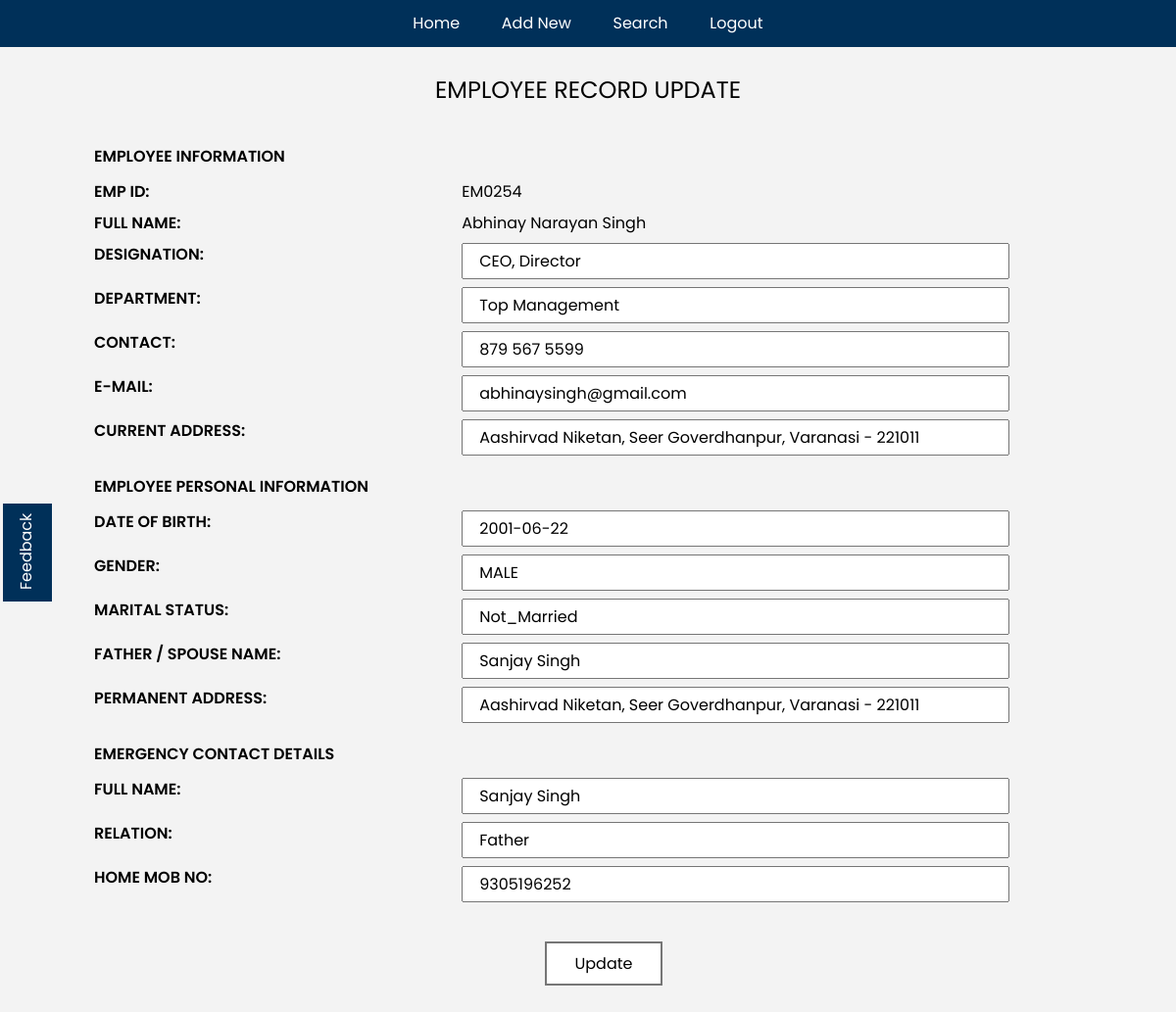
The page /pages/update.php?id=18 (signed in) on the database its author committed.
### tables this page shows
CREATE TABLE `archive` (
  `ID` int(11) NOT NULL,
  `empId` varchar(255) NOT NULL,
  `empName` varchar(255) NOT NULL,
  `designation` varchar(255) NOT NULL,
  `department` varchar(255) NOT NULL,
  `contact` varchar(255) NOT NULL,
  `eMail` varchar(255) NOT NULL,
  `currentAddress` varchar(255) NOT NULL,
  `dateOfBirth` date NOT NULL,
  `gender` varchar(11) NOT NULL,
  `maritalStatus` varchar(255) NOT NULL,
  `familyMember` varchar(255) NOT NULL,
  `permanentAddress` varchar(255) NOT NULL,
  `emContactPerson` varchar(255) NOT NULL,
  `emRelation` varchar(255) NOT NULL,
  `emContact` varchar(255) NOT NULL
);

### pages/update.php (the view, shortened to what this page needs)
<!DOCTYPE html>
<html lang="en">
<head>
    <link rel="stylesheet" href="../CSS/reset.css">
    <link rel="stylesheet" href="../CSS/utility.css">
    <link rel="stylesheet" href="../CSS/style.css">
</head>
<body>
    <nav>
        <ul class="flexC nav">
            <li><a href="./record.php">Home</a></li>
            <li><a href="./addnew.php">Add New</a></li>
            <li><a href="./search.php">Search</a></li>
            <li><a href="./logout.php">Logout</a></li>
        </ul>
    </nav>
    <h1>EMPLOYEE RECORD UPDATE</h1>
    <main>
        <section class="heading update">
            <form class="archive" action="" method="post">
                <h3>EMPLOYEE INFORMATION</h3>
                <?php
                $id = $_GET['id'];
                $query = "SELECT * FROM archive where id=$id";
                $result = mysqli_query($GLOBALS["conn"], $query);
                while ($row = mysqli_fetch_array($result)) {
                ?>
                    <div class="sec">
                        <div class="theading">
                            <h2>EMP ID:</h2>
                        </div>
                        <div class="tdetail">
                            <p>EM0254</p>
                        </div>
                    </div>
                    <div class="sec">
                        <div class="theading">
                            <h2>FULL NAME:</h2>
                        </div>
                        <div class="tdetail">
                            <p><?php echo $row[2] ?></p>
                        </div>
                    </div>
                    <div class="sec">
                        <div class="theading">
                            <h2>designation:</h2>
                        </div>
                        <div class="tdetail">
                            <input type="text" name="designation" required value="<?php echo $row[3] ?>">
                        </div>
                    </div>
                    <div class="sec">
                        <div class="theading">
                            <h2>DEPARTMENT:</h2>
                        </div>
                        <div class="tdetail">
                            <input type="text" name="department" required value="<?php echo $row[4] ?>">
                        </div>
                    </div>
                    <div class="sec">
                        <div class="theading">
                            <h2>contact:</h2>
                        </div>
                        <div class="tdetail">
                            <input type="text" name="contact" required value="<?php echo $row[5] ?>">
                        </div>
                    </div>
                    <div class="sec">
                        <div class="theading">
                            <h2>e-mail:</h2>
                        </div>
                        <div class="tdetail">
                            <input type="text" name="eMail" required value="<?php echo $row[6] ?>">
                        </div>
                    </div>
                    <div class="sec">
                        <div class="theading">
                            <h2>current address:</h2>
                        </div>
                        <div class="tdetail">
                            <input type="text" name="currentAddress" required value="<?php echo $row[7] ?>">
                        </div>
                    </div>
                    <h3>EMPLOYEE PERSONAL INFORMATION</h3>
                    <div class="sec">
                        <div class="theading">
                            <h2>DATE OF BIRTH:</h2>
                        </div>
                        <div class="tdetail">
                            <input type="text" name="dateOfBirth" value="<?php echo $row[8] ?>">
                        </div>
                    </div>
                    <div class="sec">
                        <div class="theading">
                            <h2>Gender:</h2>
                        </div>
                        <div class="tdetail">
                            <input type="text" name="gender" value="<?php echo $row[9] ?>">
                        </div>
                    </div>
                    <div class="sec">
                        <div class="theading">
                            <H2>Marital Status: </H2>
                        </div>
                        <div class="tdetail">
                            <input type="text" name="status" value="<?php echo $row[10] ?>">
                        </div>
                    </div>
                    <div class="sec">
                        <div class="theading">
                            <h2>FATHER / spouse NAME:</h2>
                        </div>
                        <div class="tdetail">
                            <input type="text" name="familyMember" value="<?php echo $row[11] ?>">
                        </div>
                    </div>
                    <div class="sec">
                        <div class="theading">
                            <h2>permanent address:</h2>
                        </div>
                        <div class="tdetail">
                            <input type="text" name="permanentAddress" value="<?php echo $row[12] ?>">
                        </div>
                    </div>
                    <h3>EMERGENCY CONTACT DETAILS</h3>
                    <div class="sec">
                        <div class="theading">
                            <h2>FULL NAME:</h2>
                        </div>
                        <div class="tdetail">
                            <input type="text" name="emContactPerson" value="<?php echo $row[13] ?>">
                        </div>
                    </div>
                    <div class="sec">
                        <div class="theading">
                            <h2>RELATION:</h2>
                        </div>
                        <div class="tdetail">
                            <input type="text" name="emRelation" value="<?php echo $row[14] ?>">
                        </div>
                    </div>
                    <div class="sec">
                        <div class="theading">
                            <h2>HOME mob NO:</h2>
                        </div>
                        <div class="tdetail">
                            <input type="text" name="emContact" value="<?php echo $row[15] ?>">
                        </div>
                    </div>
                    <div class="action flexC">
                        <button type="submit" name="submit">Update</button>
                    </div>
                <?php
                }
                ?>
            </form>
        </section>
    </main>
    <footer>
        <ul class="flexC nav">
            <li><a href="/../ems/pages/feedback.php">Feedback</a></li>
        </ul>
    </footer>
</body>
</html>

### CSS/utility.css (style rules this page uses)
main { grid-area: Main; }
footer { grid-area: Footer; }
:root { --darkBlue: #003059; --pbg: #f3f3f3; --blue: #0073ec; --fontColour: #444444; --white: #ffffff; --black: black; }
html, a, button, input { font-family: poppins; color: var(--black); font-size: 1rem; }
button { color: var(--black); background: none; border: none; }
h1 { font-size: 1.5rem; text-align: center; }
p { line-height: 120%; }
.flexC { display: flex; justify-content: center; align-items: center; }
input { width: 80%; padding: .25rem 1rem; }

### CSS/style.css (style rules this page uses)
html { background-color: var(--pbg); }
main { margin: 0 4rem; background-color: var(--pbg); }
form { padding: 2rem; width: 100%; }
button { background-color: var(--white); padding: .5rem 4rem; margin: 2rem 0; }
.archive h2 { text-transform: uppercase; font-weight: 600; padding: .25rem 0; }
.archive h3 { padding: 1rem 0; }
.sec { display: flex; justify-content: space-between; }
.theading { max-width: 30%; }
.tdetail { width: 65%; }
.archive p { padding: .15rem 0; }
.action button:nth-of-type(1) { margin-right: 2rem; }
.action button { border: 2px solid rgb(118, 118, 118); width: 120px; text-align: center; padding:0; padding: .5rem 0; }
h3 { font-weight: 600; padding: 1rem 0; }
.archive input { margin-bottom: .5rem; width: 75%; }
.update p { margin-bottom: .5rem; }
nav { background-color: var(--darkBlue); margin-bottom: 2rem; }
.nav { margin-bottom: 2rem; justify-content: space-around; max-width: 400px; margin: auto; padding: 1rem 0; }
.nav li a { color: white; padding: 1rem .75rem; }
footer { position: absolute; width: 100px; height: 50px; bottom: 45%; transform: rotate(270deg); background-color: var(--darkBlue); }
@media (min-width: 768px) { footer { left: -22px; } }

### rows shown on the page
archive: empName "Abhinay Narayan Singh", designation "CEO, Director", department "Top Management", contact "879 567 5599", eMail "abhinaysingh@gmail.com", currentAddress "Aashirvad Niketan, Seer Goverdhanpur, Varanasi - 221011", dateOfBirth "2001-06-22", gender "MALE", status "Not_Married", familyMember "Sanjay Singh", permanentAddress "Aashirvad Niketan, Seer Goverdhanpur, Varanasi - 221011", emContactPerson "Sanjay Singh", emRelation "Father", emContact "9305196252"
